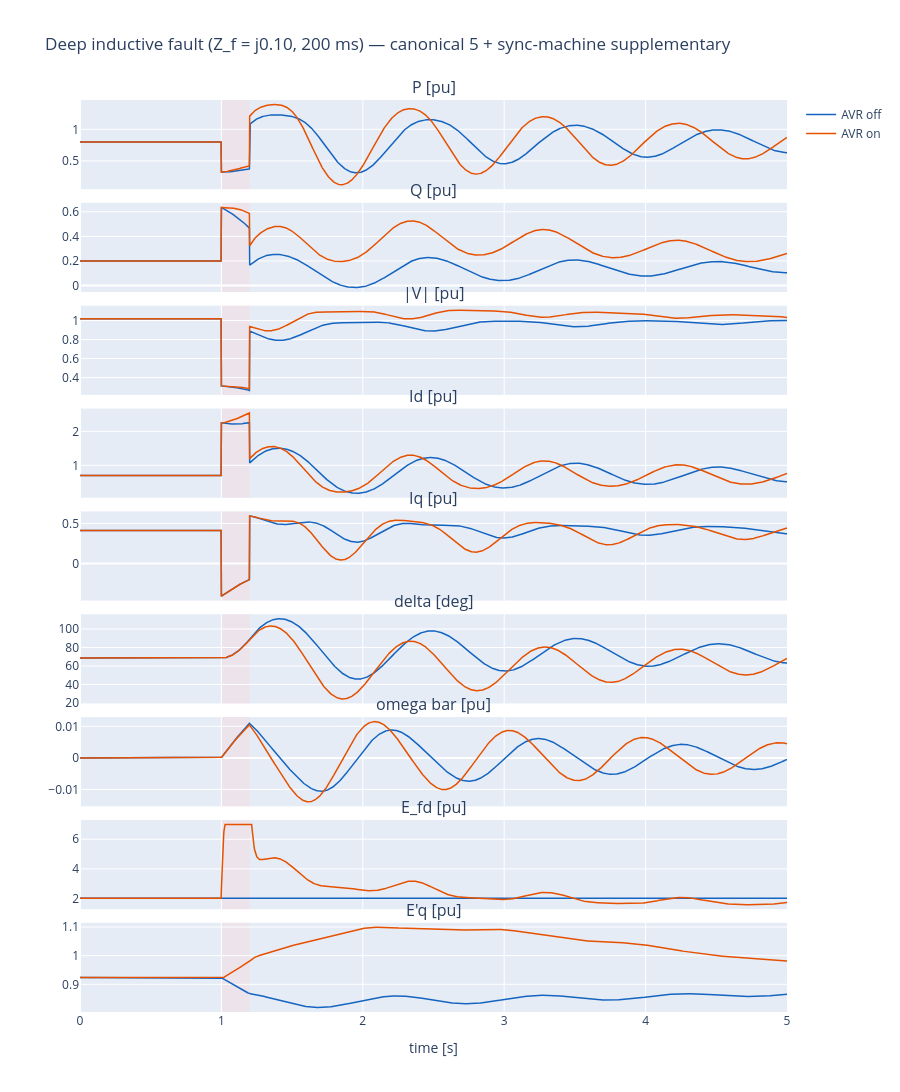

Write notebook code for a chart like this one.
### Markdown cell above
## 7. Headline plot 2 — deep fault, AVR on vs AVR off

Same disturbance as Phase 1 and Phase 2.0: $Z_f = j0.10$ pu at the
gen bus, 200 ms duration, cleared without isolation.  We run it
twice — once with bare GENROU (no AVR, `E_fd` held constant), once
with GENROU + ST1A — and overlay.

What to look for:

- **During the fault**, `|V_t|` collapses to ~0.28 pu.  In the AVR-on
  case `V_c` follows it down → error grows → `E_fd` ramps to the
  $V_\text{rmax} = 7$ ceiling and *hits it*.  In the AVR-off case
  `E_fd` is flat at its initial 2.03 pu.
- **The big payoff**: with `E_fd` at 7 pu the rotor field flux
  `E'_q` is being driven *back up* even while the fault is sagging
  it.  AVR-off `E'_q` nadir is ~0.81 pu (sag of ~0.11); AVR-on
  `E'_q` nadir is essentially at the pre-fault value of ~0.92 pu —
  the AVR cancels the sag entirely on this timescale.
- **Note on rotor peak**: at this *sub-critical* clearing time
  (200 ms, below both CCTs), the AVR-on rotor actually *peaks
  higher* than the AVR-off rotor (~120° vs ~114°).  This is not a
  bug — with the rotor flux preserved during the fault, more
  synchronising power becomes available *post-fault*, the new
  equilibrium angle is slightly farther out, and the rotor
  overshoots farther on its way there.  The payoff is in §8:
  the AVR-on case stays *stable* at clearing times where the
  AVR-off case loses synchronism.

### Code cell
# Run AVR-off (bare GENROU).
g_off = GENROU(D=3.0)
n_off = Network(R=R_line, X=X_line, V_slack_mag=abs(V_inf))
fault_off = three_phase_fault_schedule(1.0, 1.20, 0 + 0.10j)
res_off = run_smib_genrou(g_off, n_off, t_end=5.0, h=2e-3,
                          scenarios=[fault_off], init_V=V1, init_S=S)

# Run AVR-on (GENROU + ST1A).
g_on = GENROU(D=3.0); avr_on = ST1A()
n_on = Network(R=R_line, X=X_line, V_slack_mag=abs(V_inf))
fault_on = three_phase_fault_schedule(1.0, 1.20, 0 + 0.10j)
res_on = run_smib_genrou_avr(g_on, avr_on, n_on, t_end=5.0, h=2e-3,
                             scenarios=[fault_on], init_V=V1, init_S=S)

# Canonical 5 (P, Q, |V|, Id, Iq) + supplementary sync-machine.
panels = [
    ('P [pu]',        lambda r: r.traces['P']),
    ('Q [pu]',        lambda r: r.traces['Q']),
    ('|V| [pu]',      lambda r: r.traces['|V|']),
    ('Id [pu]',       lambda r: r.traces['Id']),
    ('Iq [pu]',       lambda r: r.traces['Iq']),
    ('delta [deg]',   lambda r: np.degrees(r.traces['delta'])),
    ('omega bar [pu]', lambda r: r.traces['omega']),
    ('E_fd [pu]',     lambda r: r.traces['Efd']),
    ("E'q [pu]",      lambda r: r.traces['Eqp']),
]
fig = make_subplots(rows=len(panels), cols=1, shared_xaxes=True,
                    vertical_spacing=0.015,
                    subplot_titles=[p[0] for p in panels])
for i, (label, fn) in enumerate(panels, start=1):
    fig.add_trace(go.Scatter(x=res_off.t, y=fn(res_off), name='AVR off',
                             line=dict(color='#1565C0', width=1.5),
                             showlegend=(i==1)), row=i, col=1)
    fig.add_trace(go.Scatter(x=res_on.t, y=fn(res_on), name='AVR on',
                             line=dict(color='#E65100', width=1.5),
                             showlegend=(i==1)), row=i, col=1)
    fig.add_vrect(x0=1.0, x1=1.20, fillcolor='#FFCDD2', opacity=0.3,
                  layer='below', line_width=0, row=i, col=1)
fig.update_xaxes(title_text='time [s]', row=len(panels), col=1)
fig.update_layout(height=140 * len(panels), width=900,
                  title='Deep inductive fault (Z_f = j0.10, 200 ms) — canonical 5 + sync-machine supplementary')
fig.show()

i_pre = 0
i_fault_start = int(res_on.t.searchsorted(1.0))
i_fault_end = int(res_on.t.searchsorted(1.20))
i_clear_plus_500 = int(res_on.t.searchsorted(1.70))
print(f'\nDeep-fault headline numbers (t_clear = 200 ms):')
print(f'  Pre-fault E_fd   : {res_on.traces["Efd"][i_pre]:.4f} pu')
print(f'  Peak E_fd (AVR on, during fault): '
      f'{res_on.traces["Efd"][i_fault_start:i_fault_end+1].max():.4f} pu  '
      f'(hits V_rmax = {avr_on.params["Vrmax"]:.1f})')
print(f'  Peak |V_t| recovery time (AVR off vs on) - visually inspect plot.')
print(f"  Peak rotor angle  AVR off: "
      f'{np.degrees(res_off.traces["delta"].max()):.2f} deg')
print(f"  Peak rotor angle  AVR on : "
      f'{np.degrees(res_on.traces["delta"].max()):.2f} deg')
print(f"  E_q nadir AVR off: {res_off.traces['Eqp'].min():.4f} pu")
print(f"  E_q nadir AVR on : {res_on.traces['Eqp'].min():.4f} pu  "
      f'(less sag because Efd pushed it back up)')

### Figure 1 — Plotly figure (JSON) as saved in the notebook; plotly's stock layout.template omitted (floating-point values rounded to 4 significant figures; data arrays with more than 128 entries replaced by an {"elided": "..."} marker saying what was removed)
{"data": [{"line": {"color": "#1565C0", "width": 1.5}, "name": "AVR off", "showlegend": true, "type": "scatter", "x": {"elided": "2501 float values"}, "xaxis": "x", "y": {"elided": "2501 float values"}, "yaxis": "y"}, {"line": {"color": "#E65100", "width": 1.5}, "name": "AVR on", "showlegend": true, "type": "scatter", "x": {"elided": "2501 float values"}, "xaxis": "x", "y": {"elided": "2501 float values"}, "yaxis": "y"}, {"line": {"color": "#1565C0", "width": 1.5}, "name": "AVR off", "showlegend": false, "type": "scatter", "x": {"elided": "2501 float values"}, "xaxis": "x2", "y": {"elided": "2501 float values"}, "yaxis": "y2"}, {"line": {"color": "#E65100", "width": 1.5}, "name": "AVR on", "showlegend": false, "type": "scatter", "x": {"elided": "2501 float values"}, "xaxis": "x2", "y": {"elided": "2501 float values"}, "yaxis": "y2"}, {"line": {"color": "#1565C0", "width": 1.5}, "name": "AVR off", "showlegend": false, "type": "scatter", "x": {"elided": "2501 float values"}, "xaxis": "x3", "y": {"elided": "2501 float values"}, "yaxis": "y3"}, {"line": {"color": "#E65100", "width": 1.5}, "name": "AVR on", "showlegend": false, "type": "scatter", "x": {"elided": "2501 float values"}, "xaxis": "x3", "y": {"elided": "2501 float values"}, "yaxis": "y3"}, {"line": {"color": "#1565C0", "width": 1.5}, "name": "AVR off", "showlegend": false, "type": "scatter", "x": {"elided": "2501 float values"}, "xaxis": "x4", "y": {"elided": "2501 float values"}, "yaxis": "y4"}, {"line": {"color": "#E65100", "width": 1.5}, "name": "AVR on", "showlegend": false, "type": "scatter", "x": {"elided": "2501 float values"}, "xaxis": "x4", "y": {"elided": "2501 float values"}, "yaxis": "y4"}, {"line": {"color": "#1565C0", "width": 1.5}, "name": "AVR off", "showlegend": false, "type": "scatter", "x": {"elided": "2501 float values"}, "xaxis": "x5", "y": {"elided": "2501 float values"}, "yaxis": "y5"}, {"line": {"color": "#E65100", "width": 1.5}, "name": "AVR on", "showlegend": false, "type": "scatter", "x": {"elided": "2501 float values"}, "xaxis": "x5", "y": {"elided": "2501 float values"}, "yaxis": "y5"}, {"line": {"color": "#1565C0", "width": 1.5}, "name": "AVR off", "showlegend": false, "type": "scatter", "x": {"elided": "2501 float values"}, "xaxis": "x6", "y": {"elided": "2501 float values"}, "yaxis": "y6"}, {"line": {"color": "#E65100", "width": 1.5}, "name": "AVR on", "showlegend": false, "type": "scatter", "x": {"elided": "2501 float values"}, "xaxis": "x6", "y": {"elided": "2501 float values"}, "yaxis": "y6"}, {"line": {"color": "#1565C0", "width": 1.5}, "name": "AVR off", "showlegend": false, "type": "scatter", "x": {"elided": "2501 float values"}, "xaxis": "x7", "y": {"elided": "2501 float values"}, "yaxis": "y7"}, {"line": {"color": "#E65100", "width": 1.5}, "name": "AVR on", "showlegend": false, "type": "scatter", "x": {"elided": "2501 float values"}, "xaxis": "x7", "y": {"elided": "2501 float values"}, "yaxis": "y7"}, {"line": {"color": "#1565C0", "width": 1.5}, "name": "AVR off", "showlegend": false, "type": "scatter", "x": {"elided": "2501 float values"}, "xaxis": "x8", "y": {"elided": "2501 float values"}, "yaxis": "y8"}, {"line": {"color": "#E65100", "width": 1.5}, "name": "AVR on", "showlegend": false, "type": "scatter", "x": {"elided": "2501 float values"}, "xaxis": "x8", "y": {"elided": "2501 float values"}, "yaxis": "y8"}, {"line": {"color": "#1565C0", "width": 1.5}, "name": "AVR off", "showlegend": false, "type": "scatter", "x": {"elided": "2501 float values"}, "xaxis": "x9", "y": {"elided": "2501 float values"}, "yaxis": "y9"}, {"line": {"color": "#E65100", "width": 1.5}, "name": "AVR on", "showlegend": false, "type": "scatter", "x": {"elided": "2501 float values"}, "xaxis": "x9", "y": {"elided": "2501 float values"}, "yaxis": "y9"}], "layout": {"annotations": [{"font": {"size": 16}, "showarrow": false, "text": "P [pu]", "x": 0.5, "xanchor": "center", "xref": "paper", "y": 1.0, "yanchor": "bottom", "yref": "paper"}, {"font": {"size": 16}, "showarrow": false, "text": "Q [pu]", "x": 0.5, "xanchor": "center", "xref": "paper", "y": 0.8872, "yanchor": "bottom", "yref": "paper"}, {"font": {"size": 16}, "showarrow": false, "text": "|V| [pu]", "x": 0.5, "xanchor": "center", "xref": "paper", "y": 0.7744, "yanchor": "bottom", "yref": "paper"}, {"font": {"size": 16}, "showarrow": false, "text": "Id [pu]", "x": 0.5, "xanchor": "center", "xref": "paper", "y": 0.6617, "yanchor": "bottom", "yref": "paper"}, {"font": {"size": 16}, "showarrow": false, "text": "Iq [pu]", "x": 0.5, "xanchor": "center", "xref": "paper", "y": 0.5489, "yanchor": "bottom", "yref": "paper"}, {"font": {"size": 16}, "showarrow": false, "text": "delta [deg]", "x": 0.5, "xanchor": "center", "xref": "paper", "y": 0.4361, "yanchor": "bottom", "yref": "paper"}, {"font": {"size": 16}, "showarrow": false, "text": "omega bar [pu]", "x": 0.5, "xanchor": "center", "xref": "paper", "y": 0.3233, "yanchor": "bottom", "yref": "paper"}, {"font": {"size": 16}, "showarrow": false, "text": "E_fd [pu]", "x": 0.5, "xanchor": "center", "xref": "paper", "y": 0.2106, "yanchor": "bottom", "yref": "paper"}, {"font": {"size": 16}, "showarrow": false, "text": "E'q [pu]", "x": 0.5, "xanchor": "center", "xref": "paper", "y": 0.09778, "yanchor": "bottom", "yref": "paper"}], "height": 1260, "shapes": [{"fillcolor": "#FFCDD2", "layer": "below", "line": {"width": 0}, "opacity": 0.3, "type": "rect", "x0": 1.0, "x1": 1.2, "xref": "x", "y0": 0, "y1": 1, "yref": "y domain"}, {"fillcolor": "#FFCDD2", "layer": "below", "line": {"width": 0}, "opacity": 0.3, "type": "rect", "x0": 1.0, "x1": 1.2, "xref": "x2", "y0": 0, "y1": 1, "yref": "y2 domain"}, {"fillcolor": "#FFCDD2", "layer": "below", "line": {"width": 0}, "opacity": 0.3, "type": "rect", "x0": 1.0, "x1": 1.2, "xref": "x3", "y0": 0, "y1": 1, "yref": "y3 domain"}, {"fillcolor": "#FFCDD2", "layer": "below", "line": {"width": 0}, "opacity": 0.3, "type": "rect", "x0": 1.0, "x1": 1.2, "xref": "x4", "y0": 0, "y1": 1, "yref": "y4 domain"}, {"fillcolor": "#FFCDD2", "layer": "below", "line": {"width": 0}, "opacity": 0.3, "type": "rect", "x0": 1.0, "x1": 1.2, "xref": "x5", "y0": 0, "y1": 1, "yref": "y5 domain"}, {"fillcolor": "#FFCDD2", "layer": "below", "line": {"width": 0}, "opacity": 0.3, "type": "rect", "x0": 1.0, "x1": 1.2, "xref": "x6", "y0": 0, "y1": 1, "yref": "y6 domain"}, {"fillcolor": "#FFCDD2", "layer": "below", "line": {"width": 0}, "opacity": 0.3, "type": "rect", "x0": 1.0, "x1": 1.2, "xref": "x7", "y0": 0, "y1": 1, "yref": "y7 domain"}, {"fillcolor": "#FFCDD2", "layer": "below", "line": {"width": 0}, "opacity": 0.3, "type": "rect", "x0": 1.0, "x1": 1.2, "xref": "x8", "y0": 0, "y1": 1, "yref": "y8 domain"}, {"fillcolor": "#FFCDD2", "layer": "below", "line": {"width": 0}, "opacity": 0.3, "type": "rect", "x0": 1.0, "x1": 1.2, "xref": "x9", "y0": 0, "y1": 1, "yref": "y9 domain"}], "title": {"text": "Deep inductive fault (Z_f = j0.10, 200 ms) — canonical 5 + sync-machine supplementary"}, "width": 900, "xaxis": {"anchor": "y", "domain": [0.0, 1.0], "matches": "x9", "showticklabels": false}, "xaxis2": {"anchor": "y2", "domain": [0.0, 1.0], "matches": "x9", "showticklabels": false}, "xaxis3": {"anchor": "y3", "domain": [0.0, 1.0], "matches": "x9", "showticklabels": false}, "xaxis4": {"anchor": "y4", "domain": [0.0, 1.0], "matches": "x9", "showticklabels": false}, "xaxis5": {"anchor": "y5", "domain": [0.0, 1.0], "matches": "x9", "showticklabels": false}, "xaxis6": {"anchor": "y6", "domain": [0.0, 1.0], "matches": "x9", "showticklabels": false}, "xaxis7": {"anchor": "y7", "domain": [0.0, 1.0], "matches": "x9", "showticklabels": false}, "xaxis8": {"anchor": "y8", "domain": [0.0, 1.0], "matches": "x9", "showticklabels": false}, "xaxis9": {"anchor": "y9", "domain": [0.0, 1.0], "title": {"text": "time [s]"}}, "yaxis": {"anchor": "x", "domain": [0.9022, 1.0]}, "yaxis2": {"anchor": "x2", "domain": [0.7894, 0.8872]}, "yaxis3": {"anchor": "x3", "domain": [0.6767, 0.7744]}, "yaxis4": {"anchor": "x4", "domain": [0.5639, 0.6617]}, "yaxis5": {"anchor": "x5", "domain": [0.4511, 0.5489]}, "yaxis6": {"anchor": "x6", "domain": [0.3383, 0.4361]}, "yaxis7": {"anchor": "x7", "domain": [0.2256, 0.3233]}, "yaxis8": {"anchor": "x8", "domain": [0.1128, 0.2106]}, "yaxis9": {"anchor": "x9", "domain": [0.0, 0.09778]}}}
